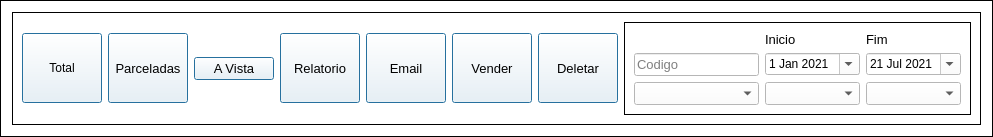
               <widget class="QFrame" name="frame_15">
                <property name="styleSheet">
                 <string notr="true">background-color: rgb(255, 255, 255);</string>
                </property>
                <property name="frameShape">
                 <enum>QFrame::Box</enum>
                </property>
                <property name="frameShadow">
                 <enum>QFrame::Plain</enum>
                </property>
                <layout class="QGridLayout" name="gridLayout_30">
                 <item row="0" column="0">
                  <widget class="QFrame" name="frame_11">
                   <property name="frameShape">
                    <enum>QFrame::Box</enum>
                   </property>
                   <property name="frameShadow">
                    <enum>QFrame::Plain</enum>
                   </property>
                   <layout class="QGridLayout" name="gridLayout_29">
                    <item row="0" column="0">
                     <widget class="QPushButton" name="pushButton_14">
                      <property name="maximumSize">
                       <size>
                        <width>82</width>
                        <height>70</height>
                       </size>
                      </property>
                      <property name="cursor">
                       <cursorShape>PointingHandCursor</cursorShape>
                      </property>
                      <property name="focusPolicy">
                       <enum>Qt::NoFocus</enum>
                      </property>
                      <property name="toolTip">
                       <string>Consultar vendas</string>
                      </property>
                      <property name="styleSheet">
                       <string notr="true"/>
                      </property>
                      <property name="text">
                       <string>Total</string>
                      </property>
                      <property name="icon">
                       <iconset>
                        <normaloff>../Imagens/lupa.ico</normaloff>../Imagens/lupa.ico</iconset>
                      </property>
                      <property name="iconSize">
                       <size>
                        <width>40</width>
                        <height>35</height>
                       </size>
                      </property>
                      <property name="autoDefault">
                       <bool>true</bool>
                      </property>
                      <property name="default">
                       <bool>true</bool>
                      </property>
                      <property name="flat">
                       <bool>false</bool>
                      </property>
                     </widget>
                    </item>
                    <item row="0" column="1">
                     <widget class="QPushButton" name="pushButton_10">
                      <property name="enabled">
                       <bool>true</bool>
                      </property>
                      <property name="maximumSize">
                       <size>
                        <width>82</width>
                        <height>70</height>
                       </size>
                      </property>
                      <property name="font">
                       <font>
                        <pointsize>10</pointsize>
                        <weight>50</weight>
                        <bold>false</bold>
                       </font>
                      </property>
                      <property name="cursor">
                       <cursorShape>PointingHandCursor</cursorShape>
                      </property>
                      <property name="focusPolicy">
                       <enum>Qt::NoFocus</enum>
                      </property>
                      <property name="toolTip">
                       <string>Vendas parceladas</string>
                      </property>
                      <property name="styleSheet">
                       <string notr="true"/>
                      </property>
                      <property name="text">
                       <string>Parceladas</string>
                      </property>
                      <property name="icon">
                       <iconset>
                        <normaloff>../Imagens/vendaparcelada.png</normaloff>../Imagens/vendaparcelada.png</iconset>
                      </property>
                      <property name="iconSize">
                       <size>
                        <width>92</width>
                        <height>30</height>
                       </size>
                      </property>
                      <property name="autoDefault">
                       <bool>true</bool>
                      </property>
                      <property name="default">
                       <bool>true</bool>
                      </property>
                      <property name="flat">
                       <bool>false</bool>
                      </property>
                     </widget>
                    </item>
                    <item row="0" column="2">
                     <widget class="QPushButton" name="pushButton_15">
                      <property name="font">
                       <font>
                        <pointsize>10</pointsize>
                        <weight>50</weight>
                        <bold>false</bold>
                       </font>
                      </property>
                      <property name="cursor">
                       <cursorShape>PointingHandCursor</cursorShape>
                      </property>
                      <property name="focusPolicy">
                       <enum>Qt::NoFocus</enum>
                      </property>
                      <property name="toolTip">
                       <string>Vendas a vista</string>
                      </property>
                      <property name="styleSheet">
                       <string notr="true"/>
                      </property>
                      <property name="text">
                       <string>A Vista</string>
                      </property>
                      <property name="icon">
                       <iconset>
                        <normaloff>../Imagens/vendaavista.ico</normaloff>../Imagens/vendaavista.ico</iconset>
                      </property>
                      <property name="iconSize">
                       <size>
                        <width>30</width>
                        <height>64</height>
                       </size>
                      </property>
                      <property name="autoDefault">
                       <bool>true</bool>
                      </property>
                      <property name="default">
                       <bool>true</bool>
                      </property>
                      <property name="flat">
                       <bool>false</bool>
                      </property>
                     </widget>
                    </item>
                    <item row="0" column="3">
                     <widget class="QPushButton" name="geraexcel">
                      <property name="maximumSize">
                       <size>
                        <width>82</width>
                        <height>70</height>
                       </size>
                      </property>
                      <property name="font">
                       <font>
                        <pointsize>10</pointsize>
                        <weight>50</weight>
                        <bold>false</bold>
                       </font>
                      </property>
                      <property name="cursor">
                       <cursorShape>PointingHandCursor</cursorShape>
                      </property>
                      <property name="focusPolicy">
                       <enum>Qt::NoFocus</enum>
                      </property>
                      <property name="toolTip">
                       <string>Gerar relatorio de vendas</string>
                      </property>
                      <property name="styleSheet">
                       <string notr="true"/>
                      </property>
                      <property name="text">
                       <string>Relatorio</string>
                      </property>
                      <property name="icon">
                       <iconset>
                        <normaloff>../Imagens/excel.png</normaloff>../Imagens/excel.png</iconset>
                      </property>
                      <property name="iconSize">
                       <size>
                        <width>65</width>
                        <height>32</height>
                       </size>
                      </property>
                      <property name="shortcut">
                       <string/>
                      </property>
                      <property name="checkable">
                       <bool>false</bool>
                      </property>
                      <property name="checked">
                       <bool>false</bool>
                      </property>
                      <property name="autoDefault">
                       <bool>true</bool>
                      </property>
                      <property name="default">
                       <bool>true</bool>
                      </property>
                      <property name="flat">
                       <bool>false</bool>
                      </property>
                     </widget>
                    </item>
                    <item row="0" column="4">
                     <widget class="QPushButton" name="enviaemail">
                      <property name="maximumSize">
                       <size>
                        <width>82</width>
                        <height>70</height>
                       </size>
                      </property>
                      <property name="font">
                       <font>
                        <pointsize>10</pointsize>
                        <weight>50</weight>
                        <bold>false</bold>
                       </font>
                      </property>
                      <property name="cursor">
                       <cursorShape>PointingHandCursor</cursorShape>
                      </property>
                      <property name="focusPolicy">
                       <enum>Qt::NoFocus</enum>
                      </property>
                      <property name="toolTip">
                       <string>Enviar email</string>
                      </property>
                      <property name="styleSheet">
                       <string notr="true"/>
                      </property>
                      <property name="text">
                       <string>Email</string>
                      </property>
                      <property name="icon">
                       <iconset>
                        <normaloff>../Imagens/o-email.png</normaloff>../Imagens/o-email.png</iconset>
                      </property>
                      <property name="iconSize">
                       <size>
                        <width>37</width>
                        <height>50</height>
                       </size>
                      </property>
                      <property name="autoDefault">
                       <bool>true</bool>
                      </property>
                      <property name="default">
                       <bool>true</bool>
                      </property>
                      <property name="flat">
                       <bool>false</bool>
                      </property>
                     </widget>
                    </item>
                    <item row="0" column="5">
                     <widget class="QPushButton" name="realizarVendas">
                      <property name="maximumSize">
                       <size>
                        <width>82</width>
                        <height>70</height>
                       </size>
                      </property>
                      <property name="font">
                       <font>
                        <pointsize>10</pointsize>
                        <weight>50</weight>
                        <bold>false</bold>
                       </font>
                      </property>
                      <property name="cursor">
                       <cursorShape>PointingHandCursor</cursorShape>
                      </property>
                      <property name="focusPolicy">
                       <enum>Qt::NoFocus</enum>
                      </property>
                      <property name="toolTip">
                       <string>Enviar email</string>
                      </property>
                      <property name="styleSheet">
                       <string notr="true"/>
                      </property>
                      <property name="text">
                       <string>Vender</string>
                      </property>
                      <property name="icon">
                       <iconset>
                        <normaloff>../Imagens/carrinhodecompras.png</normaloff>../Imagens/carrinhodecompras.png</iconset>
                      </property>
                      <property name="iconSize">
                       <size>
                        <width>37</width>
                        <height>50</height>
                       </size>
                      </property>
                      <property name="autoDefault">
                       <bool>true</bool>
                      </property>
                      <property name="default">
                       <bool>true</bool>
                      </property>
                      <property name="flat">
                       <bool>false</bool>
                      </property>
                     </widget>
                    </item>
                    <item row="0" column="6">
                     <widget class="QPushButton" name="pushButton_9">
                      <property name="enabled">
                       <bool>true</bool>
                      </property>
                      <property name="maximumSize">
                       <size>
                        <width>82</width>
                        <height>70</height>
                       </size>
                      </property>
                      <property name="font">
                       <font>
                        <pointsize>10</pointsize>
                        <weight>50</weight>
                        <bold>false</bold>
                       </font>
                      </property>
                      <property name="cursor">
                       <cursorShape>PointingHandCursor</cursorShape>
                      </property>
                      <property name="focusPolicy">
                       <enum>Qt::NoFocus</enum>
                      </property>
                      <property name="toolTip">
                       <string>Dar baixa em vendas</string>
                      </property>
                      <property name="styleSheet">
                       <string notr="true"/>
                      </property>
                      <property name="text">
                       <string>Deletar</string>
                      </property>
                      <property name="icon">
                       <iconset>
                        <normaloff>../Imagens/fdelete_256.ico</normaloff>../Imagens/fdelete_256.ico</iconset>
                      </property>
                      <property name="iconSize">
                       <size>
                        <width>37</width>
                        <height>68</height>
                       </size>
                      </property>
                      <property name="autoDefault">
                       <bool>true</bool>
                      </property>
                      <property name="default">
                       <bool>true</bool>
                      </property>
                      <property name="flat">
                       <bool>false</bool>
                      </property>
                     </widget>
                    </item>
                    <item row="0" column="7">
                     <widget class="QFrame" name="frame_35">
                      <property name="frameShape">
                       <enum>QFrame::Box</enum>
                      </property>
                      <property name="frameShadow">
                       <enum>QFrame::Plain</enum>
                      </property>
                      <layout class="QGridLayout" name="gridLayout_32">
                       <item row="0" column="2">
                        <widget class="QLabel" name="label_76">
                         <property name="font">
                          <font>
                           <family>Arial</family>
                           <pointsize>10</pointsize>
                          </font>
                         </property>
                         <property name="styleSheet">
                          <string notr="true"/>
                         </property>
                         <property name="text">
                          <string>Fim</string>
                         </property>
                        </widget>
                       </item>
                       <item row="2" column="2">
                        <widget class="QComboBox" name="comboBox_7">
                         <property name="font">
                          <font>
                           <family>Arial</family>
                           <pointsize>10</pointsize>
                          </font>
                         </property>
                         <property name="cursor">
                          <cursorShape>PointingHandCursor</cursorShape>
                         </property>
                         <property name="styleSheet">
                          <string notr="true">background-color: rgb(255, 255, 255);
color: rgb(0, 0, 0);</string>
                         </property>
                        </widget>
                       </item>
                       <item row="2" column="1">
                        <widget class="QComboBox" name="comboBox_8">
                         <property name="font">
                          <font>
                           <family>Arial</family>
                           <pointsize>10</pointsize>
                          </font>
                         </property>
                         <property name="cursor">
                          <cursorShape>PointingHandCursor</cursorShape>
                         </property>
                         <property name="styleSheet">
                          <string notr="true">background-color: rgb(255, 255, 255);
color: rgb(0, 0, 0);</string>
                         </property>
                        </widget>
                       </item>
                       <item row="0" column="1">
                        <widget class="QLabel" name="label_77">
                         <property name="font">
                          <font>
                           <family>Arial</family>
                           <pointsize>10</pointsize>
                          </font>
                         </property>
                         <property name="styleSheet">
                          <string notr="true"/>
                         </property>
                         <property name="text">
                          <string>Inicio</string>
                         </property>
                        </widget>
                       </item>
                       <item row="2" column="0">
                        <widget class="QComboBox" name="comboBox_6">
                         <property name="font">
                          <font>
                           <family>Arial</family>
                           <pointsize>10</pointsize>
                          </font>
                         </property>
                         <property name="cursor">
                          <cursorShape>PointingHandCursor</cursorShape>
                         </property>
                         <property name="styleSheet">
                          <string notr="true">background-color: rgb(255, 255, 255);
color: rgb(0, 0, 0);</string>
                         </property>
                        </widget>
                       </item>
                       <item row="1" column="1">
                        <widget class="QDateEdit" name="dateEdit_4">
                         <property name="enabled">
                          <bool>true</bool>
                         </property>
                         <property name="sizePolicy">
                          <sizepolicy hsizetype="Fixed" vsizetype="Fixed">
                           <horstretch>0</horstretch>
                           <verstretch>0</verstretch>
                          </sizepolicy>
                         </property>
                         <property name="font">
                          <font>
                           <family>MS Shell Dlg 2</family>
                          </font>
                         </property>
                         <property name="cursor">
                          <cursorShape>PointingHandCursor</cursorShape>
                         </property>
                         <property name="styleSheet">
                          <string notr="true">color: rgb(0, 0, 0);
background-color: rgb(255, 255, 255);</string>
                         </property>
                         <property name="accelerated">
                          <bool>false</bool>
                         </property>
                         <property name="correctionMode">
                          <enum>QAbstractSpinBox::CorrectToPreviousValue</enum>
                         </property>
                         <property name="showGroupSeparator" stdset="0">
                          <bool>false</bool>
                         </property>
                         <property name="currentSection">
                          <enum>QDateTimeEdit::DaySection</enum>
                         </property>
                         <property name="calendarPopup">
                          <bool>true</bool>
                         </property>
                         <property name="timeSpec">
                          <enum>Qt::TimeZone</enum>
                         </property>
                         <property name="date">
                          <date>
                           <year>2021</year>
                           <month>1</month>
                           <day>1</day>
                          </date>
                         </property>
                        </widget>
                       </item>
                       <item row="1" column="2">
                        <widget class="QDateEdit" name="dateEdit_5">
                         <property name="cursor">
                          <cursorShape>PointingHandCursor</cursorShape>
                         </property>
                         <property name="styleSheet">
                          <string notr="true">color: rgb(0, 0, 0);
background-color: rgb(255, 255, 255);background-color: rgb(255, 255, 255);</string>
                         </property>
                         <property name="calendarPopup">
                          <bool>true</bool>
                         </property>
                         <property name="date">
                          <date>
                           <year>2021</year>
                           <month>7</month>
                           <day>21</day>
                          </date>
                         </property>
                        </widget>
                       </item>
                       <item row="1" column="0">
                        <widget class="QLineEdit" name="lineEdit_13">
                         <property name="font">
                          <font>
                           <pointsize>10</pointsize>
                          </font>
                         </property>
                         <property name="styleSheet">
                          <string notr="true">background-color: rgb(255, 255, 255);</string>
                         </property>
                         <property name="placeholderText">
                          <string>Codigo</string>
                         </property>
                        </widget>
                       </item>
                      </layout>
                     </widget>
                    </item>
                   </layout>
                  </widget>
                 </item>
                </layout>
               </widget>
